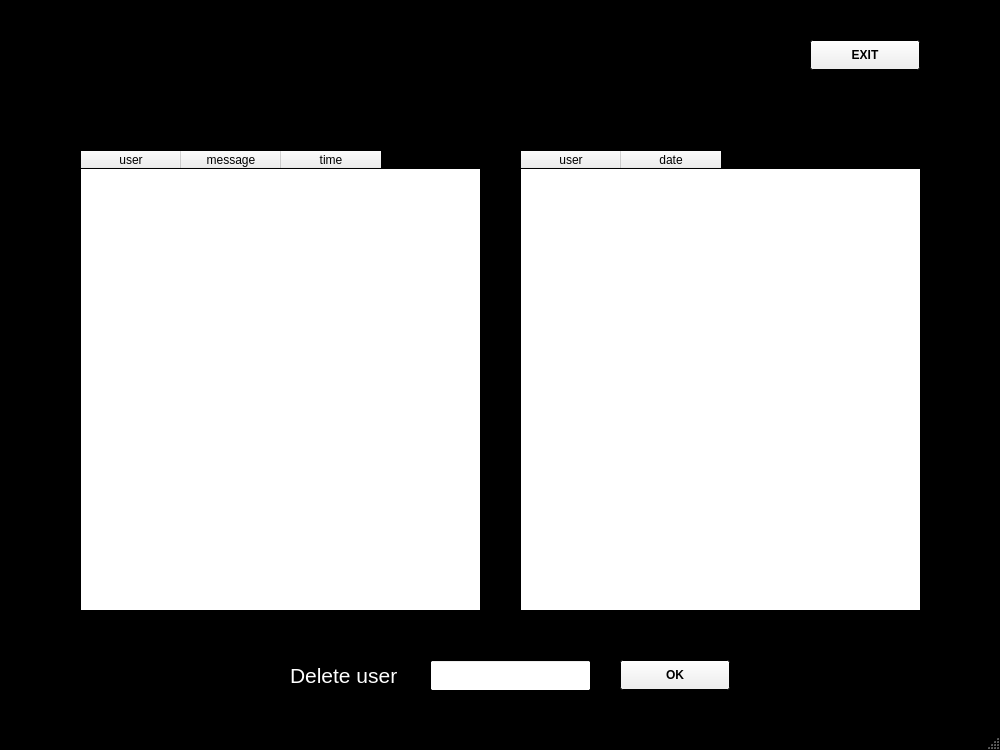
<?xml version="1.0" encoding="UTF-8"?>
<ui version="4.0">
 <class>MainWindow</class>
 <widget class="QMainWindow" name="MainWindow">
  <property name="geometry">
   <rect>
    <x>0</x>
    <y>0</y>
    <width>1000</width>
    <height>750</height>
   </rect>
  </property>
  <property name="palette">
   <palette>
    <active>
     <colorrole role="Text">
      <brush brushstyle="SolidPattern">
       <color alpha="255">
        <red>255</red>
        <green>255</green>
        <blue>255</blue>
       </color>
      </brush>
     </colorrole>
     <colorrole role="Base">
      <brush brushstyle="SolidPattern">
       <color alpha="255">
        <red>255</red>
        <green>255</green>
        <blue>255</blue>
       </color>
      </brush>
     </colorrole>
     <colorrole role="Window">
      <brush brushstyle="SolidPattern">
       <color alpha="255">
        <red>0</red>
        <green>0</green>
        <blue>0</blue>
       </color>
      </brush>
     </colorrole>
     <colorrole role="PlaceholderText">
      <brush brushstyle="SolidPattern">
       <color alpha="128">
        <red>255</red>
        <green>255</green>
        <blue>255</blue>
       </color>
      </brush>
     </colorrole>
    </active>
    <inactive>
     <colorrole role="Text">
      <brush brushstyle="SolidPattern">
       <color alpha="255">
        <red>255</red>
        <green>255</green>
        <blue>255</blue>
       </color>
      </brush>
     </colorrole>
     <colorrole role="Base">
      <brush brushstyle="SolidPattern">
       <color alpha="255">
        <red>255</red>
        <green>255</green>
        <blue>255</blue>
       </color>
      </brush>
     </colorrole>
     <colorrole role="Window">
      <brush brushstyle="SolidPattern">
       <color alpha="255">
        <red>0</red>
        <green>0</green>
        <blue>0</blue>
       </color>
      </brush>
     </colorrole>
     <colorrole role="PlaceholderText">
      <brush brushstyle="SolidPattern">
       <color alpha="128">
        <red>255</red>
        <green>255</green>
        <blue>255</blue>
       </color>
      </brush>
     </colorrole>
    </inactive>
    <disabled>
     <colorrole role="Text">
      <brush brushstyle="SolidPattern">
       <color alpha="255">
        <red>120</red>
        <green>120</green>
        <blue>120</blue>
       </color>
      </brush>
     </colorrole>
     <colorrole role="Base">
      <brush brushstyle="SolidPattern">
       <color alpha="255">
        <red>0</red>
        <green>0</green>
        <blue>0</blue>
       </color>
      </brush>
     </colorrole>
     <colorrole role="Window">
      <brush brushstyle="SolidPattern">
       <color alpha="255">
        <red>0</red>
        <green>0</green>
        <blue>0</blue>
       </color>
      </brush>
     </colorrole>
     <colorrole role="PlaceholderText">
      <brush brushstyle="SolidPattern">
       <color alpha="128">
        <red>0</red>
        <green>0</green>
        <blue>0</blue>
       </color>
      </brush>
     </colorrole>
    </disabled>
   </palette>
  </property>
  <property name="windowTitle">
   <string>MainWindow</string>
  </property>
  <widget class="QWidget" name="centralwidget">
   <widget class="QLabel" name="dollars_mini">
    <property name="geometry">
     <rect>
      <x>330</x>
      <y>40</y>
      <width>340</width>
      <height>80</height>
     </rect>
    </property>
    <property name="text">
     <string/>
    </property>
    <property name="pixmap">
     <pixmap>../dollars/dollars-mini.png</pixmap>
    </property>
   </widget>
   <widget class="QTableWidget" name="MessagesTable">
    <property name="geometry">
     <rect>
      <x>80</x>
      <y>150</y>
      <width>401</width>
      <height>461</height>
     </rect>
    </property>
    <property name="palette">
     <palette>
      <active>
       <colorrole role="Text">
        <brush brushstyle="SolidPattern">
         <color alpha="255">
          <red>0</red>
          <green>0</green>
          <blue>0</blue>
         </color>
        </brush>
       </colorrole>
       <colorrole role="PlaceholderText">
        <brush brushstyle="NoBrush">
         <color alpha="128">
          <red>0</red>
          <green>0</green>
          <blue>0</blue>
         </color>
        </brush>
       </colorrole>
      </active>
      <inactive>
       <colorrole role="Text">
        <brush brushstyle="SolidPattern">
         <color alpha="255">
          <red>0</red>
          <green>0</green>
          <blue>0</blue>
         </color>
        </brush>
       </colorrole>
       <colorrole role="PlaceholderText">
        <brush brushstyle="NoBrush">
         <color alpha="128">
          <red>0</red>
          <green>0</green>
          <blue>0</blue>
         </color>
        </brush>
       </colorrole>
      </inactive>
      <disabled>
       <colorrole role="Text">
        <brush brushstyle="SolidPattern">
         <color alpha="255">
          <red>120</red>
          <green>120</green>
          <blue>120</blue>
         </color>
        </brush>
       </colorrole>
       <colorrole role="PlaceholderText">
        <brush brushstyle="NoBrush">
         <color alpha="128">
          <red>0</red>
          <green>0</green>
          <blue>0</blue>
         </color>
        </brush>
       </colorrole>
      </disabled>
     </palette>
    </property>
    <column>
     <property name="text">
      <string>user</string>
     </property>
    </column>
    <column>
     <property name="text">
      <string>message</string>
     </property>
    </column>
    <column>
     <property name="text">
      <string>time</string>
     </property>
    </column>
   </widget>
   <widget class="QTableWidget" name="UsersTable">
    <property name="geometry">
     <rect>
      <x>520</x>
      <y>150</y>
      <width>401</width>
      <height>461</height>
     </rect>
    </property>
    <property name="palette">
     <palette>
      <active>
       <colorrole role="Text">
        <brush brushstyle="SolidPattern">
         <color alpha="255">
          <red>0</red>
          <green>0</green>
          <blue>0</blue>
         </color>
        </brush>
       </colorrole>
       <colorrole role="PlaceholderText">
        <brush brushstyle="NoBrush">
         <color alpha="128">
          <red>0</red>
          <green>0</green>
          <blue>0</blue>
         </color>
        </brush>
       </colorrole>
      </active>
      <inactive>
       <colorrole role="Text">
        <brush brushstyle="SolidPattern">
         <color alpha="255">
          <red>0</red>
          <green>0</green>
          <blue>0</blue>
         </color>
        </brush>
       </colorrole>
       <colorrole role="PlaceholderText">
        <brush brushstyle="NoBrush">
         <color alpha="128">
          <red>0</red>
          <green>0</green>
          <blue>0</blue>
         </color>
        </brush>
       </colorrole>
      </inactive>
      <disabled>
       <colorrole role="Text">
        <brush brushstyle="SolidPattern">
         <color alpha="255">
          <red>120</red>
          <green>120</green>
          <blue>120</blue>
         </color>
        </brush>
       </colorrole>
       <colorrole role="PlaceholderText">
        <brush brushstyle="NoBrush">
         <color alpha="128">
          <red>0</red>
          <green>0</green>
          <blue>0</blue>
         </color>
        </brush>
       </colorrole>
      </disabled>
     </palette>
    </property>
    <column>
     <property name="text">
      <string>user</string>
     </property>
    </column>
    <column>
     <property name="text">
      <string>date</string>
     </property>
    </column>
   </widget>
   <widget class="QPushButton" name="ExitButton">
    <property name="geometry">
     <rect>
      <x>810</x>
      <y>40</y>
      <width>110</width>
      <height>30</height>
     </rect>
    </property>
    <property name="font">
     <font>
      <pointsize>9</pointsize>
      <weight>75</weight>
      <bold>true</bold>
     </font>
    </property>
    <property name="text">
     <string>EXIT</string>
    </property>
   </widget>
   <widget class="QLabel" name="DeleteLabel">
    <property name="geometry">
     <rect>
      <x>290</x>
      <y>660</y>
      <width>141</width>
      <height>30</height>
     </rect>
    </property>
    <property name="palette">
     <palette>
      <active>
       <colorrole role="WindowText">
        <brush brushstyle="SolidPattern">
         <color alpha="255">
          <red>255</red>
          <green>255</green>
          <blue>255</blue>
         </color>
        </brush>
       </colorrole>
      </active>
      <inactive>
       <colorrole role="WindowText">
        <brush brushstyle="SolidPattern">
         <color alpha="255">
          <red>255</red>
          <green>255</green>
          <blue>255</blue>
         </color>
        </brush>
       </colorrole>
      </inactive>
      <disabled>
       <colorrole role="WindowText">
        <brush brushstyle="SolidPattern">
         <color alpha="255">
          <red>120</red>
          <green>120</green>
          <blue>120</blue>
         </color>
        </brush>
       </colorrole>
      </disabled>
     </palette>
    </property>
    <property name="font">
     <font>
      <pointsize>16</pointsize>
     </font>
    </property>
    <property name="text">
     <string>Delete user</string>
    </property>
   </widget>
   <widget class="QLineEdit" name="DeleteLineEdit">
    <property name="geometry">
     <rect>
      <x>430</x>
      <y>660</y>
      <width>161</width>
      <height>31</height>
     </rect>
    </property>
    <property name="palette">
     <palette>
      <active>
       <colorrole role="WindowText">
        <brush brushstyle="SolidPattern">
         <color alpha="255">
          <red>0</red>
          <green>0</green>
          <blue>0</blue>
         </color>
        </brush>
       </colorrole>
       <colorrole role="Text">
        <brush brushstyle="SolidPattern">
         <color alpha="255">
          <red>0</red>
          <green>0</green>
          <blue>0</blue>
         </color>
        </brush>
       </colorrole>
      </active>
      <inactive>
       <colorrole role="WindowText">
        <brush brushstyle="SolidPattern">
         <color alpha="255">
          <red>0</red>
          <green>0</green>
          <blue>0</blue>
         </color>
        </brush>
       </colorrole>
       <colorrole role="Text">
        <brush brushstyle="SolidPattern">
         <color alpha="255">
          <red>0</red>
          <green>0</green>
          <blue>0</blue>
         </color>
        </brush>
       </colorrole>
      </inactive>
      <disabled>
       <colorrole role="WindowText">
        <brush brushstyle="SolidPattern">
         <color alpha="255">
          <red>120</red>
          <green>120</green>
          <blue>120</blue>
         </color>
        </brush>
       </colorrole>
       <colorrole role="Text">
        <brush brushstyle="SolidPattern">
         <color alpha="255">
          <red>120</red>
          <green>120</green>
          <blue>120</blue>
         </color>
        </brush>
       </colorrole>
      </disabled>
     </palette>
    </property>
    <property name="font">
     <font>
      <pointsize>13</pointsize>
     </font>
    </property>
    <property name="text">
     <string/>
    </property>
   </widget>
   <widget class="QPushButton" name="OKButton">
    <property name="geometry">
     <rect>
      <x>620</x>
      <y>660</y>
      <width>110</width>
      <height>30</height>
     </rect>
    </property>
    <property name="font">
     <font>
      <pointsize>9</pointsize>
      <weight>75</weight>
      <bold>true</bold>
     </font>
    </property>
    <property name="text">
     <string>OK</string>
    </property>
   </widget>
  </widget>
  <widget class="QMenuBar" name="menubar">
   <property name="geometry">
    <rect>
     <x>0</x>
     <y>0</y>
     <width>1000</width>
     <height>26</height>
    </rect>
   </property>
  </widget>
  <widget class="QStatusBar" name="statusbar"/>
 </widget>
 <resources/>
 <connections/>
</ui>
